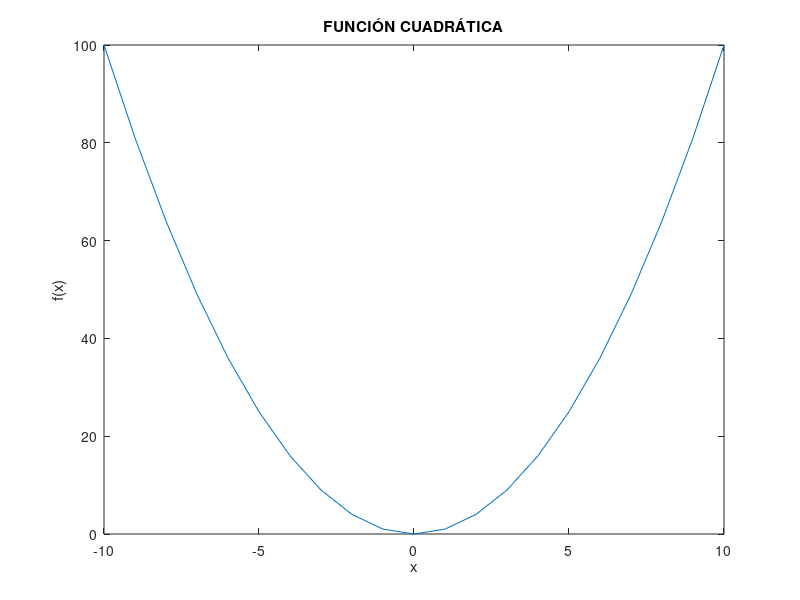

This figure's MATLAB source:
% Octave Script
% Title			:Funcion constante
% Description		:Script para graficar una funcion de la forma f(x)=a   
% Author		:Antonio antonioinfinitoalacran@gmail.com
% Date			:20210401
% Notes			:Requiere aplicacion octave usar en consola preferentemente

% limpiar variables
 clear
% Ejemplo f(x) = a
% Rango de -10..10 en i = 1
 x=-10:1:10;
% Valor de la funcion 
 y=x.^2; 
% Dibujar x,y
 plot(x,y);
% Titulo
 title("FUNCIÓN CUADRÁTICA");
% Etiqueta para x
 xlabel("x");
% Etiqueta para y
 ylabel("f(x)");
